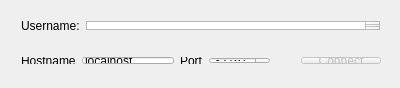
<?xml version="1.0" encoding="UTF-8"?>
<ui version="4.0">
 <class>Client</class>
 <widget class="QMainWindow" name="Client">
  <property name="geometry">
   <rect>
    <x>0</x>
    <y>0</y>
    <width>400</width>
    <height>88</height>
   </rect>
  </property>
  <property name="windowTitle">
   <string>QSsl Chat Client</string>
  </property>
  <widget class="QWidget" name="centralWidget">
   <widget class="QWidget" name="horizontalLayoutWidget">
    <property name="geometry">
     <rect>
      <x>10</x>
      <y>10</y>
      <width>381</width>
      <height>31</height>
     </rect>
    </property>
    <layout class="QHBoxLayout" name="horizontalLayout_3">
     <item>
      <widget class="QLabel" name="label">
       <property name="text">
        <string>Username:</string>
       </property>
      </widget>
     </item>
     <item>
      <widget class="QTextEdit" name="textEdit">
       <property name="sizePolicy">
        <sizepolicy hsizetype="Expanding" vsizetype="Fixed">
         <horstretch>0</horstretch>
         <verstretch>0</verstretch>
        </sizepolicy>
       </property>
      </widget>
     </item>
    </layout>
   </widget>
   <widget class="QWidget" name="layoutWidget">
    <property name="geometry">
     <rect>
      <x>10</x>
      <y>46</y>
      <width>382</width>
      <height>29</height>
     </rect>
    </property>
    <layout class="QHBoxLayout" name="horizontalLayout">
     <item>
      <widget class="QLabel" name="hostnameLabel">
       <property name="text">
        <string>Hostname</string>
       </property>
      </widget>
     </item>
     <item>
      <widget class="QLineEdit" name="hostnameLineEdit">
       <property name="text">
        <string>localhost</string>
       </property>
      </widget>
     </item>
     <item>
      <widget class="QLabel" name="portLabel">
       <property name="text">
        <string>Port</string>
       </property>
      </widget>
     </item>
     <item>
      <widget class="QSpinBox" name="portSpinBox">
       <property name="minimum">
        <number>1024</number>
       </property>
       <property name="maximum">
        <number>65535</number>
       </property>
       <property name="value">
        <number>32767</number>
       </property>
      </widget>
     </item>
     <item>
      <spacer name="horizontalSpacer">
       <property name="orientation">
        <enum>Qt::Horizontal</enum>
       </property>
       <property name="sizeHint" stdset="0">
        <size>
         <width>40</width>
         <height>20</height>
        </size>
       </property>
      </spacer>
     </item>
     <item>
      <widget class="QPushButton" name="connectDisconnectButton">
       <property name="enabled">
        <bool>false</bool>
       </property>
       <property name="text">
        <string>Connect</string>
       </property>
      </widget>
     </item>
    </layout>
   </widget>
  </widget>
 </widget>
 <layoutdefault spacing="6" margin="11"/>
 <resources/>
 <connections>
  <connection>
   <sender>connectDisconnectButton</sender>
   <signal>clicked()</signal>
   <receiver>Client</receiver>
   <slot>connectDisconnectButtonPressed()</slot>
   <hints>
    <hint type="sourcelabel">
     <x>352</x>
     <y>21</y>
    </hint>
    <hint type="destinationlabel">
     <x>199</x>
     <y>149</y>
    </hint>
   </hints>
  </connection>
 </connections>
 <slots>
  <slot>connectDisconnectButtonPressed()</slot>
  <slot>sendButtonPressed()</slot>
 </slots>
</ui>
